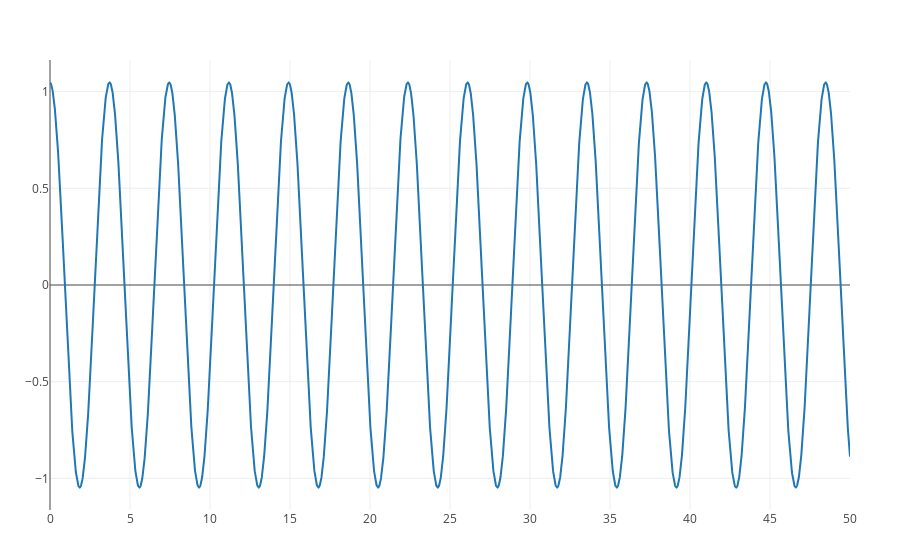

Notebook code cell kept with this figure:
### Code cell
using Plotly
xs = []
ys = []
t = a
while(t <= b)
    #printf "%.1f   |   %.3f\n"  t θ[1]
    θ = RK(t, θ, h, f)
    push!(xs, t)
    push!(ys, θ[1])
    t = t + h
end
data = scatter( ; x = xs, y = ys, mode = "lines", name = "w")
plot([data])

### Figure 1 — Plotly figure (JSON) as saved in the notebook; plotly's stock layout.template omitted (floating-point values rounded to 4 significant figures; data arrays with more than 128 entries replaced by an {"elided": "..."} marker saying what was removed)
{"data": [{"y": {"elided": "5001 float values"}, "name": "w", "type": "scatter", "x": {"elided": "5001 float values"}, "mode": "lines"}], "layout": {"margin": {"r": 50, "l": 50, "b": 50, "t": 60}}}
